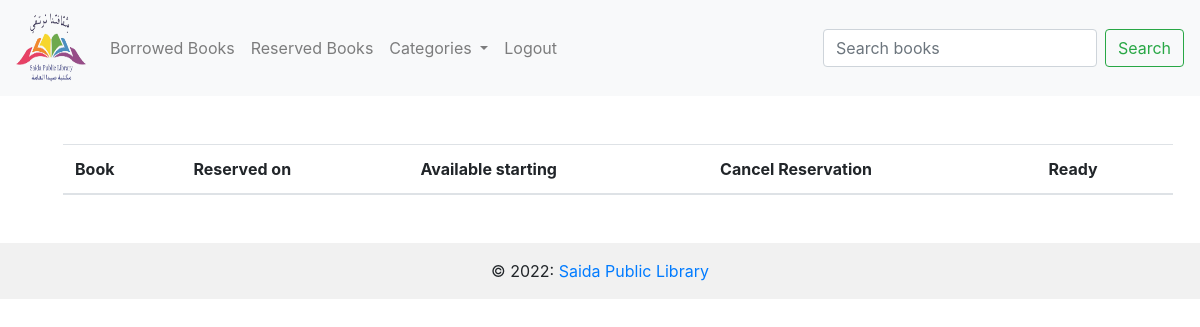
/reserved_books/12 (signed in), run on an earlier commit of the app's database.
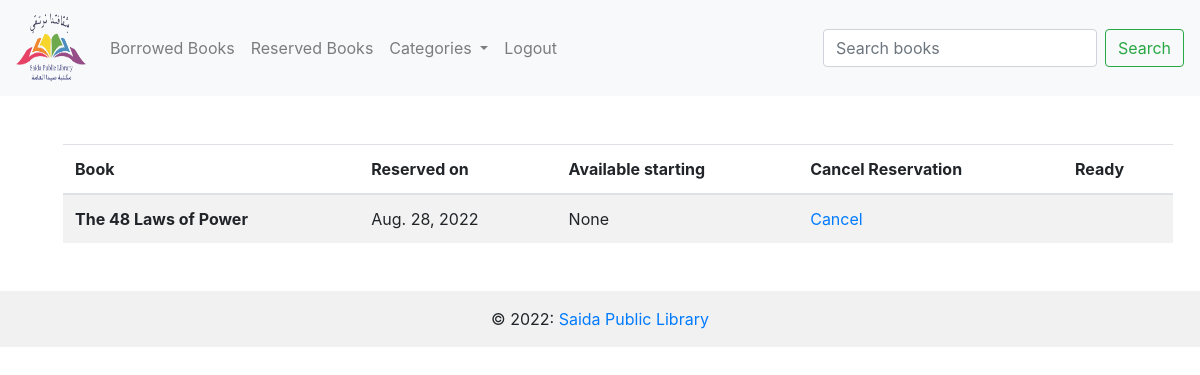
And on a later commit of the database.
### booksTransaction/models.py (models this page shows, shortened)
class Reservation(models.Model):
    book=models.ForeignKey(Book,on_delete=models.CASCADE)
    user=models.ForeignKey(User,on_delete=models.CASCADE)
    reservation_date= models.DateField(default=datetime.datetime.now())
    is_ready=models.BooleanField(default=False)
    @property
    def availibility_date(self):
        book=Borrowing.objects.filter(book=self.book)
        if book:
            availibility_date=book.order_by('return_date')[0]
            return availibility_date.return_date

### books/models.py (models this page shows, shortened)
class Book(models.Model):
    book_title=models.CharField('book_title',max_length=120)
    description=models.TextField('description',null=True)
    author_name=models.CharField('author_name',max_length=120)
    number_of_pages=models.IntegerField('number_of_pages')
    number_of_copies=models.IntegerField('number_of_copies')
    publication_year=models.IntegerField('publication_year')
    lang_id=models.ForeignKey(Language,on_delete=models.CASCADE)
    cat_id=models.ForeignKey(Category,on_delete=models.CASCADE)
    book_img=models.ImageField(null=True,blank=True,upload_to="assets/")

### booksTransaction/views.py (the view)
# urls.py: path('reserved_books/<user_id>',booksTrans_view.reserved_books,name="reserved_books"),
@login_required(login_url='login')
def reserved_books(request,user_id):
    member=User.objects.get(pk=user_id)
    reserved_books=Reservation.objects.filter(user=member)
    return render(request,"reserved.html",{'books':reserved_books,'cats':cats})

### books/models.py (called while the page is built)
    def __str__(self):
        return self.name

### booksTransaction/templates/reserved.html (shortened to what this page needs)
{% extends 'base.html' %}
{% load static %}
{% block content %}
<table class="table table-striped">
    <thead>
      <tr>
        <th scope="col">Book</th>
        <th scope="col">Reserved on</th>
        <th scope="col">Available starting</th>
        <th scope="col">Cancel Reservation</th>
        <th scope="col">Ready</th>
      </tr>
    </thead>
    <tbody>
        {% for book in books %}
            <tr>
                <th scope="row">{{book.book.book_title}}</th>
                <td>{{book.reservation_date}}</td>
                <td>{{book.availibility_date}}</td>
                <td>
                  <a href="{% url 'cancel_reservation' book.book.id book.user.id %}">Cancel</a>
                </td>
                <td>
                </td>
            </tr>
        {% endfor %}
    </tbody>
  </table>
{% endblock %}

What changed in the data, as far as the page shows it:
added Reservation: book.book_title "The 48 Laws of Power", reservation_date "Aug. 28, 2022", availibility_date "None"
